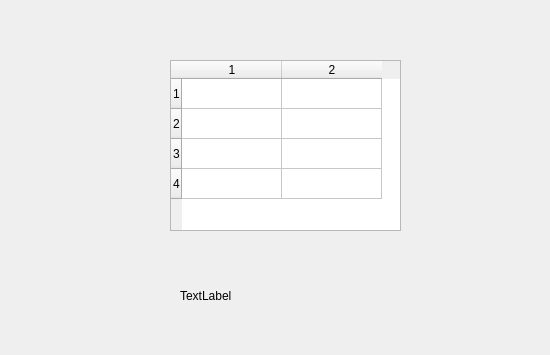
<?xml version="1.0" encoding="UTF-8"?>
<ui version="4.0">
 <class>Dialog</class>
 <widget class="QDialog" name="Dialog">
  <property name="geometry">
   <rect>
    <x>0</x>
    <y>0</y>
    <width>550</width>
    <height>355</height>
   </rect>
  </property>
  <property name="windowTitle">
   <string>Dialog</string>
  </property>
  <widget class="QTableWidget" name="tableWidget">
   <property name="geometry">
    <rect>
     <x>170</x>
     <y>60</y>
     <width>231</width>
     <height>171</height>
    </rect>
   </property>
   <property name="rowCount">
    <number>4</number>
   </property>
   <property name="columnCount">
    <number>2</number>
   </property>
   <row/>
   <row/>
   <row/>
   <row/>
   <column/>
   <column/>
  </widget>
  <widget class="QLabel" name="lb_Chon">
   <property name="geometry">
    <rect>
     <x>180</x>
     <y>270</y>
     <width>191</width>
     <height>51</height>
    </rect>
   </property>
   <property name="text">
    <string>TextLabel</string>
   </property>
  </widget>
 </widget>
 <resources/>
 <connections/>
</ui>
